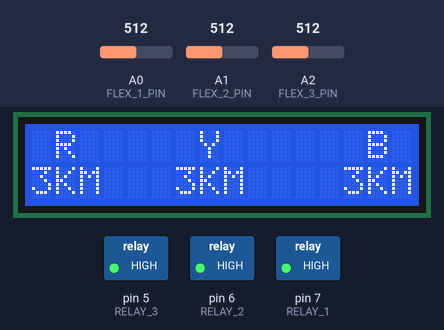
Bench run of a sketch on a simulated Arduino Uno, built with avr-gcc and run on an emulated ATmega328P. Shown: 16×2 character LCD, switched loads named in the sketch (green lamp = pin HIGH). Inputs (shaded band) come from the test bench; at power-on: A0 (FLEX_1_PIN) = 512, A1 (FLEX_2_PIN) = 512, A2 (FLEX_3_PIN) = 512. What the sketch prints to the serial monitor is not drawn.

Above: at 3.2 s.
3.3 s: A0 (FLEX_1_PIN) set to 588
At 4.0 s:
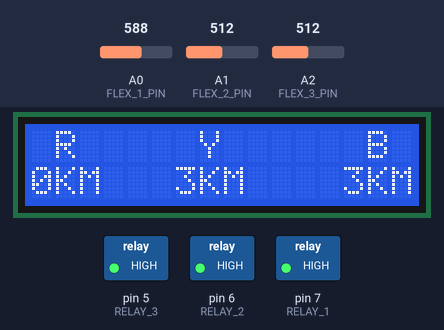
6.3 s: A0 (FLEX_1_PIN) set to 617
At 7.5 s:
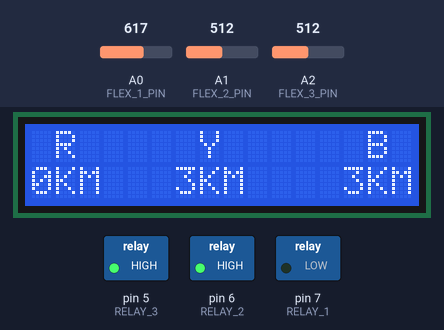
9.3 s: A1 (FLEX_2_PIN) set to 583
At 10.9 s:
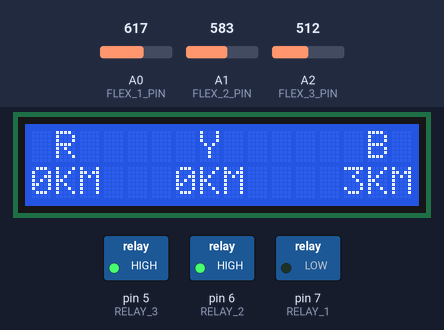
12.3 s: A1 (FLEX_2_PIN) set to 619
At 13.3 s:
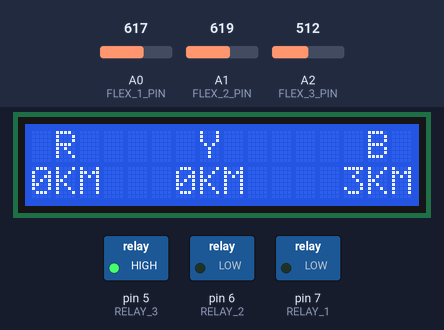
15.3 s: A2 (FLEX_3_PIN) set to 587
At 16.7 s:
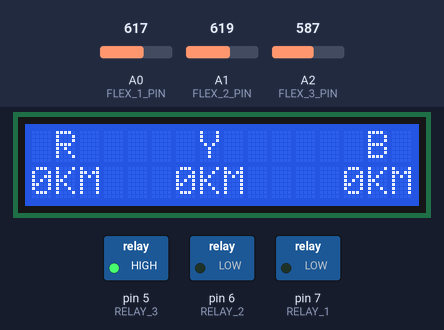
18.3 s: A2 (FLEX_3_PIN) set to 617
At 19.0 s:
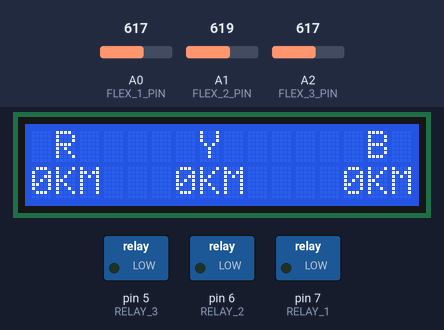
Timing chart, 0 to 21.3 s (numbered marks = the images above; inputs shaded):
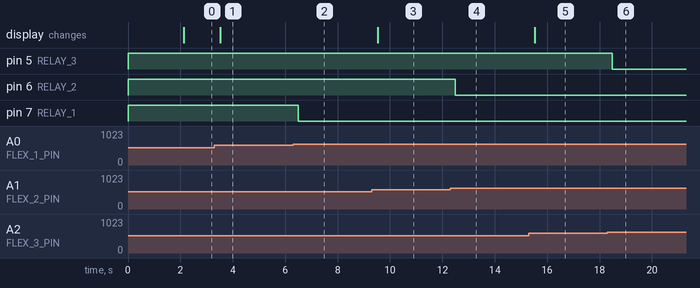

Measured:
- the behaviour switches between 600 and 601 on A0 (FLEX_1_PIN) (found by bisection; images 1 and 2)
- the behaviour switches between 600 and 601 on A1 (FLEX_2_PIN) (found by bisection; images 3 and 4)
- the behaviour switches between 600 and 601 on A2 (FLEX_3_PIN) (found by bisection; images 5 and 6)
- after the input at 3.3 s, the display: changes after 0.23 s (image 1)
- after the input at 6.3 s, pin 7 (RELAY_1): HIGH → LOW after 0.19 s
- after the input at 9.3 s, the display: changes after 0.23 s (image 3)
- after the input at 12.3 s, pin 6 (RELAY_2): HIGH → LOW after 0.19 s
- after the input at 15.3 s, the display: changes after 0.23 s (image 5)
- after the input at 18.3 s, pin 5 (RELAY_3): HIGH → LOW after 0.19 s

The sketch:

UNDERGROUND_CABEL_FAULT_DETECTION.ino
```cpp
#include <Arduino.h>
#include <Wire.h>
#include <LiquidCrystal_I2C.h>

// LCD address 0x27 or 0x3F
LiquidCrystal_I2C lcd(0x27, 16, 2);

// ==========================
// Relay Pins (UNO)
// ==========================
#define RELAY_1 7
#define RELAY_2 6
#define RELAY_3 5

// ==========================
// Flex Sensor Pins
// ==========================
#define FLEX_1_PIN A0
#define FLEX_2_PIN A1
#define FLEX_3_PIN A2

int flexThreshold1 = 600;
int flexThreshold2 = 600;
int flexThreshold3 = 600;

bool relayState1 = false;
bool relayState2 = false;
bool relayState3 = false;

unsigned long lastFlexRead = 0;
const unsigned long flexInterval = 200;

void setRelay(uint8_t relayPin, bool state) {
  digitalWrite(relayPin, state ? LOW : HIGH);  // Active LOW
}

void updateLCD(int flex1, int flex2, int flex3) {
  lcd.clear();

  lcd.setCursor(0, 0);
  lcd.print(" R     Y      B");

  // -------- LINE 2 --------
  lcd.setCursor(0, 1);

  // R value
  if (flex1 >= 330 && flex1 <= 435) {
    lcd.print("1KM");
  } else if (flex1 <= 490) {
    lcd.print("2KM");
  } else if (flex1 <= 550) {
    lcd.print("3KM");
  } else {
    lcd.print("0KM");
  }

  lcd.print("   "); // spacing

  // Y value
  if (flex2 >= 330 && flex2 <= 435) {
    lcd.print("1KM");
  } else if (flex2 <= 490) {
    lcd.print("2KM");
  } else if (flex2 <= 550) {
    lcd.print("3KM");
  } else {
    lcd.print("0KM");
  }

  lcd.print("    "); // spacing

  // B value
  if (flex3 >= 330 && flex3 <= 435) {
    lcd.print("1KM");
  } else if (flex3 <= 490) {
    lcd.print("2KM");
  } else if (flex3 <= 550) {
    lcd.print("3KM");
  } else {
    lcd.print("0KM");
  }


}

void updateRelay1(bool state) {
  relayState1 = state;
  setRelay(RELAY_1, state);
  Serial.print("Relay 1 -> ");
  Serial.println(state ? "ON" : "OFF");
}

void updateRelay2(bool state) {
  relayState2 = state;
  setRelay(RELAY_2, state);
  Serial.print("Relay 2 -> ");
  Serial.println(state ? "ON" : "OFF");
}

void updateRelay3(bool state) {
  relayState3 = state;
  setRelay(RELAY_3, state);
  Serial.print("Relay 3 -> ");
  Serial.println(state ? "ON" : "OFF");
}

void readFlexSensors() {
  int flex1 = analogRead(FLEX_1_PIN);
  int flex2 = analogRead(FLEX_2_PIN);
  int flex3 = analogRead(FLEX_3_PIN);


  Serial.print("F1=");
  Serial.print(flex1);
  Serial.print("  F2=");
  Serial.print(flex2);
  Serial.print("  F3=");
  Serial.println(flex3);

  bool newState1 = (flex1 > flexThreshold1);
  bool newState2 = (flex2 > flexThreshold2);
  bool newState3 = (flex3 > flexThreshold3);

  if (newState1 != relayState1) updateRelay1(newState1);
  if (newState2 != relayState2) updateRelay2(newState2);
  if (newState3 != relayState3) updateRelay3(newState3);

  updateLCD(flex1, flex2, flex3);
}

void setup() {
  Serial.begin(9600);

  pinMode(RELAY_1, OUTPUT);
  pinMode(RELAY_2, OUTPUT);
  pinMode(RELAY_3, OUTPUT);

  digitalWrite(RELAY_1, HIGH);
  digitalWrite(RELAY_2, HIGH);
  digitalWrite(RELAY_3, HIGH);

  lcd.init();
  lcd.backlight();

  lcd.setCursor(0, 0);
  lcd.print("Arduino UNO");
  lcd.setCursor(0, 1);
  lcd.print("System Started");
  delay(2000);
  lcd.clear();

  Serial.println("Arduino UNO System Started");
}

void loop() {
  if (millis() - lastFlexRead >= flexInterval) {
    lastFlexRead = millis();
    readFlexSensors();
  }
}
```
